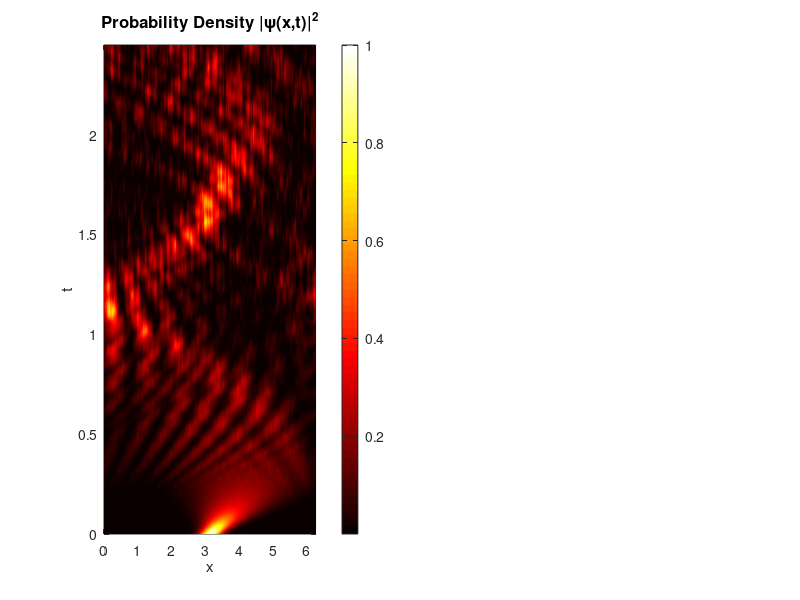

This figure's MATLAB source: (Note: this script raises an error after producing the figure.)
%% schrodinger.m
%
% Time-dependent Schrodinger equation with harmonic potential (Strang splitting)
%
% PDE: i u_t = -u_xx + x^2 u,  0 < x < 2*pi,  t > 0 (periodic)
% ICs: u(x, 0) = exp(-5*(x - pi)^2) * exp(3ix)  (Gaussian wavepacket)
%
% Method: Strang splitting (second-order, unitary)
%   1. Half potential step (physical space): u -> u * exp(-i x^2 dt/2)
%   2. Full kinetic step (Fourier space):   u_hat -> u_hat * exp(-i k^2 dt)
%   3. Half potential step (physical space): u -> u * exp(-i x^2 dt/2)
%
% Author: Dr. Denys Dutykh (Khalifa University, Abu Dhabi, UAE)
% Part of "Computational Etudes: A Spectral Approach"
% https://github.com/dutykh/computational-etudes

clear; close all; clc;

%% Configuration
N = 256;          % Grid points
tmax = 3.0;       % Final time

% Colors
NAVY  = [0.078 0.176 0.431];
CORAL = [0.906 0.298 0.235];
TEAL  = [0.086 0.627 0.522];

% Output path
script_dir = fileparts(mfilename('fullpath'));
output_dir = fullfile(script_dir, '..', '..', '..', 'textbook', 'figures', 'ch11', 'matlab');
output_file = fullfile(output_dir, 'schrodinger.pdf');

if ~exist(output_dir, 'dir')
    mkdir(output_dir);
end

%% Setup grid
h = 2 * pi / N;
x = h * (0:N-1)';

% Wavenumbers
if mod(N, 2) == 0
    k = [0:N/2-1, 0, -N/2+1:-1]';
else
    k = [0:(N-1)/2, -(N-1)/2:-1]';
end

%% Potential: V(x) = x^2
V = x.^2;

%% Initial condition: Gaussian wavepacket with momentum
u = exp(-5.0 * (x - pi).^2) .* exp(3i * x);

%% Time stepping (Strang splitting)
dt = 0.5 * h;
nsteps = ceil(tmax / dt);
dt = tmax / nsteps;  % Adjust to hit tmax exactly

% Precompute exponentials for splitting operators
half_potential = exp(-0.5i * V * dt);    % Half potential step
full_kinetic  = exp(-1i * k.^2 * dt);   % Full kinetic step

% Storage for snapshots
n_save = 200;
save_every = max(1, floor(nsteps / n_save));
U_save = zeros(N, n_save + 1);
t_save = zeros(1, n_save + 1);
U_save(:, 1) = abs(u).^2;
t_save(1) = 0;
save_idx = 2;

% Record initial L^2 norm for unitarity check
norm0 = sqrt(h * sum(abs(u).^2));

t = 0;
for n = 1:nsteps
    % Strang splitting: potential/2 -> kinetic -> potential/2
    u = half_potential .* u;               % Half potential step
    u_hat = fft(u);
    u_hat = full_kinetic .* u_hat;         % Full kinetic step
    u = ifft(u_hat);
    u = half_potential .* u;               % Half potential step

    t = t + dt;

    % Save snapshot
    if mod(n, save_every) == 0 && save_idx <= n_save + 1
        U_save(:, save_idx) = abs(u).^2;
        t_save(save_idx) = t;
        save_idx = save_idx + 1;
    end
end

% Trim unused storage
U_save = U_save(:, 1:save_idx-1);
t_save = t_save(1:save_idx-1);

% Check unitarity preservation
norm_final = sqrt(h * sum(abs(u).^2));
fprintf('Initial L2 norm: %.10f\n', norm0);
fprintf('Final   L2 norm: %.10f\n', norm_final);
fprintf('Relative change: %.2e\n', abs(norm_final - norm0) / norm0);

%% Create figure
fig = figure('Units', 'inches', 'Position', [1, 1, 12, 6]);

% Left panel: space-time plot of |u|^2
subplot(1, 2, 1);
[X, T] = meshgrid(x, t_save);
pcolor(X, T, U_save');
shading interp;
colormap(subplot(1,2,1), 'hot');
xlabel('x', 'FontSize', 11);
ylabel('t', 'FontSize', 11);
title('Probability Density |\psi(x,t)|^2', 'FontSize', 12);
cb = colorbar;
cb.Label.String = '|\psi|^2';
cb.Label.FontSize = 11;

% Right panel: waterfall view
subplot(1, 2, 2);
hold on;

n_lines = 40;
indices = round(linspace(1, save_idx - 1, n_lines));
cmap = parula(n_lines);

for i = 1:n_lines
    idx = indices(i);
    offset = t_save(idx) * 0.3;
    plot(x, U_save(:, idx) + offset, '-', 'Color', cmap(i, :), 'LineWidth', 0.8);
end

xlabel('x', 'FontSize', 11);
ylabel('|\psi(x,t)|^2 (offset by t)', 'FontSize', 11);
title('Waterfall View: |\psi|^2 Evolution', 'FontSize', 12);
xlim([0, 2*pi]);
box on;

% Add inset for potential profile
axes('Position', [0.75, 0.75, 0.15, 0.15]);
plot(x, V, '-', 'Color', CORAL, 'LineWidth', 1.5);
xlabel('x', 'FontSize', 8);
ylabel('V(x)', 'FontSize', 8);
title('Harmonic Potential', 'FontSize', 9);
xlim([0, 2*pi]);
box on;
set(gca, 'FontSize', 7);

%% Save figure
exportgraphics(fig, output_file, 'ContentType', 'vector');
exportgraphics(fig, strrep(output_file, '.pdf', '.png'), 'Resolution', 300);

fprintf('Figure saved to: %s\n', output_file);

close(fig);
